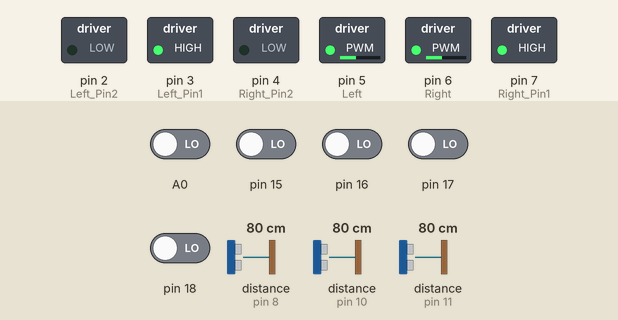
The sketch below on a simulated Arduino Uno, built with avr-gcc and run on an emulated ATmega328P. Shown: switched loads named in the sketch (green lamp = pin HIGH). Inputs (shaded band) come from the test bench; at power-on: A0, pin 15–18 LOW, distance to the obstacle (sensors on pin 8, pin 11, pin 10) 80 cm.

Above: at 1.2 s.
1.3 s: distance to the obstacle (sensor on pin 8) set to 45 cm
2.8 s: distance to the obstacle (sensor on pin 8) set to 38 cm
At 4.1 s:
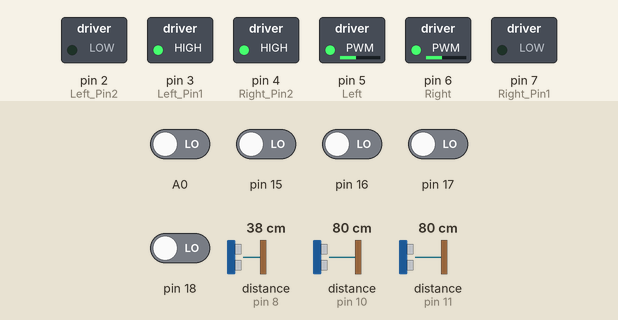
4.4 s: distance to the obstacle (sensor on pin 11) set to 43 cm
5.9 s: distance to the obstacle (sensor on pin 11) set to 38 cm
At 6.5 s:
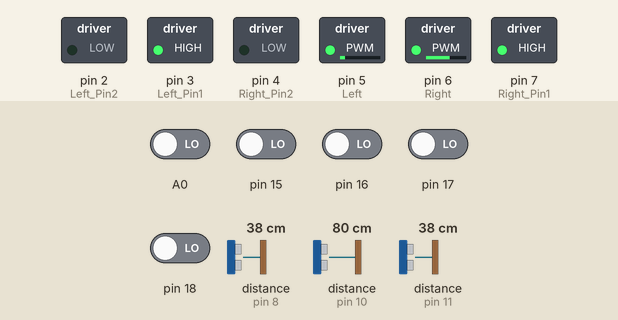
7.7 s: pin 17 driven HIGH
At 8.4 s:
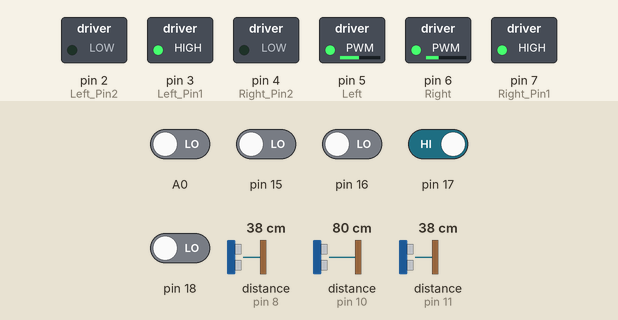
9.5 s: distance to the obstacle (sensor on pin 10) set to 142 cm
11.0 s: distance to the obstacle (sensor on pin 10) set to 151 cm
At 12.4 s:
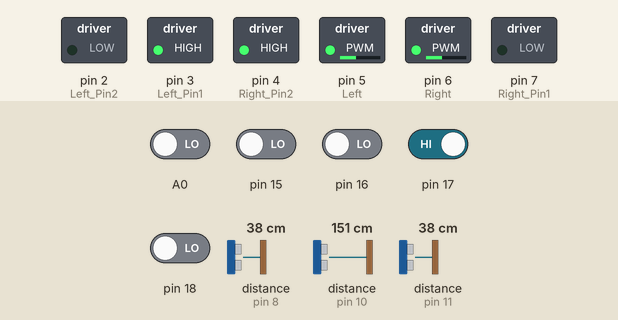
Timing chart, 0 to 13.5 s (numbered marks = the images above; inputs shaded):
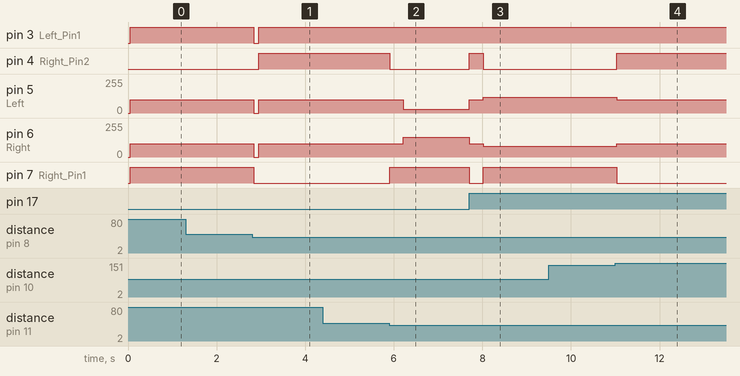

The sketch:

VLF_Competition.ino
```cpp
#include <NewPing.h>
#define  Left_Pin1  3
#define  Left_Pin2  2
#define  Right_Pin1  7
#define  Right_Pin2  4

#define Left 5
#define Right 6

#define MAX_DISTANCE 250
float R_Sonar_Distance = 0.0;
float R_Sonar_Distance_old = 0.0;
float R_Sonar_Error = 0.0;
float L_Sonar_Distance = 0.0;
float L_Sonar_Distance_old = 0.0;
float L_Sonar_Error = 0.0;
float F_Sonar_Distance = 0.0;
float F_Sonar_Distance_old = 0.0;
float F_Sonar_Error = 0.0;

//NewPing을 이용하여 Sonar값 구하기, 저장하기///////////////////////////////////////////////////////////////

NewPing sonar[3] =
{
  NewPing (8, 8, MAX_DISTANCE),
  NewPing (10, 10, MAX_DISTANCE),
  NewPing (11, 11, MAX_DISTANCE),

};

void read_sonar_sensor(){

 F_Sonar_Distance = sonar[0].ping_cm() * 10;
 R_Sonar_Distance = sonar[1].ping_cm() * 10;
 L_Sonar_Distance = sonar[2].ping_cm() * 10;

 if(F_Sonar_Distance == 0) F_Sonar_Distance = MAX_DISTANCE *10.0;
 if(R_Sonar_Distance == 0) R_Sonar_Distance = MAX_DISTANCE *10.0;
 if(L_Sonar_Distance == 0) L_Sonar_Distance = MAX_DISTANCE *10.0;

 /*
 Serial.print("F_Sonar_Distance :");
 Serial.print(F_Sonar_Distance);
 Serial.print(" ");

 Serial.print("R_Sonar_Distance :");
 Serial.print(R_Sonar_Distance);
 Serial.print(" ");

 Serial.print("L_Sonar_Distance :");
 Serial.print(L_Sonar_Distance);
 Serial.print("\n");
 */

}

void update_sonar_old(void){ //초음파 센서의 옛날값 저장
    R_Sonar_Distance_old = R_Sonar_Distance;
    L_Sonar_Distance_old = L_Sonar_Distance;
    F_Sonar_Distance_old = F_Sonar_Distance;
  }

void update_sonar_error(void){ //초음파 센서의 옛날값과 현재값의 차이 저장
    R_Sonar_Error = R_Sonar_Distance - R_Sonar_Distance_old;
    L_Sonar_Error = L_Sonar_Distance - L_Sonar_Distance_old;
    F_Sonar_Error = F_Sonar_Distance - F_Sonar_Distance_old;
  }

//모터 설정 1:전진, 2:후진, 3:우회전, 4:자회전, 5:정지///////////////////////////////////////////////////////
void motor_control(int direction, int L_spd, int R_spd){
  switch(direction){
    case 1: digitalWrite(Left_Pin1, HIGH);
            digitalWrite(Left_Pin2, LOW);
            digitalWrite(Right_Pin1, HIGH);
            digitalWrite(Right_Pin2, LOW);
            analogWrite(Left, L_spd);
            analogWrite(Right, R_spd);
            break;

    case 2: digitalWrite(Left_Pin1, LOW);
            digitalWrite(Left_Pin2, HIGH);
            digitalWrite(Right_Pin1, LOW);
            digitalWrite(Right_Pin2, HIGH);
            analogWrite(Left, L_spd);
            analogWrite(Right, R_spd);
            break;

    case 3: digitalWrite(Left_Pin1, HIGH);
            digitalWrite(Left_Pin2, LOW);
            digitalWrite(Right_Pin2, HIGH);
            digitalWrite(Right_Pin1, LOW);
            analogWrite(Left, L_spd);
            analogWrite(Right, R_spd);
            break;

    case 4: digitalWrite(Left_Pin2, HIGH);
            digitalWrite(Left_Pin1, LOW);
            digitalWrite(Right_Pin1, HIGH);
            digitalWrite(Right_Pin2, LOW);
            analogWrite(Left, L_spd);
            analogWrite(Right, R_spd);
            break;

    case 5: digitalWrite(Left_Pin1, LOW);
            digitalWrite(Left_Pin2, LOW);
            digitalWrite(Right_Pin1, LOW);
            digitalWrite(Right_Pin2, LOW);
            analogWrite(Left, L_spd);
            analogWrite(Right, R_spd);
            break;
  }
}

//Line 읽기 설정////////////////////////////////////////////////////////////////////////////////////////

int line_sensor[5]={0,0,0,0,0};

int read_line_sensor(){

  int line_index;
  int i;
  int sum = 0;

  for(i=0;i<5;i++){
    line_sensor[i]=(digitalRead(A0+i));
    sum += line_sensor[i];
    //Serial.print(line_sensor[i]);
    //Serial.print("  ");
    }

  //Serial.println("");
  if(sum==5) line_index = -10;
  if(sum==1){
    if(line_sensor[0]==1) line_index = -4;
    if(line_sensor[1]==1) line_index = -2;
    if(line_sensor[2]==1) line_index = 0;
    if(line_sensor[3]==1) line_index = 2;
    if(line_sensor[4]==1) line_index = 4;
    }
  if(sum==2){
    if(line_sensor[0]==1 && line_sensor[1]==1) line_index = -3;
    if(line_sensor[1]==1 && line_sensor[2]==1) line_index = -1;
    if(line_sensor[2]==1 && line_sensor[3]==1) line_index = 1;
    if(line_sensor[3]==1 && line_sensor[4]==1) line_index = 3;
    }
  if(sum==0){
    line_index = 0;
    }

  //Serial.print(line_index);
  //Serial.println("");

  return line_index;

}
int index;

int line_following(){

  index = read_line_sensor();
  read_sonar_sensor();

  switch(index){
    case -4 :  motor_control(1,9,255); break;
    case -3 :  motor_control(1,10,205); break;
    case -2 :  motor_control(1,11,155); break;
    case -1 :  motor_control(1,11,105); break;
    case 0 :  motor_control(1,100,100); break;
    case 1 :  motor_control(1,105,11); break;
    case 2 :  motor_control(1,155,11); break;
    case 3 :  motor_control(1,205,10); break;
    case 4 :  motor_control(1,255,9); break;
    case -10 :  motor_control(5,0,0); break;
    }
}

//100mm앞에서 stop////////////////////////////////////////////////////////////////////////////////////////

void stop_at_hundredmm(){

  if(F_Sonar_Distance <= 300){

    motor_control(5,0,0);

  }else{
    line_following();
   }
}

///turn_right_90//////////////////////////////////////////////////////////////////////////////////////
int a=0;
int mission_flag = 0;
void turn_right_90(void){

  int min_Distance = 0;

  if(F_Sonar_Distance <= 650){ //700 + 650 +640

    min_Distance = F_Sonar_Distance;
    motor_control(3,100,100);
    delay(600);  //0.5초

    while(1){

      read_sonar_sensor();
      motor_control(3,100,100);

      if(L_Sonar_Distance <= min_Distance-50)  //+5  30  40// -60
      {  motor_control(3,100,100);
         delay(80+a);
        mission_flag++;
        break;
      }
    }
  }
}
///wall_fillowing1////////////////////////////////////////////////////////////////////////////////////

void wall_fillowing(){
    motor_control(1,100+(L_Sonar_Error*3)*1.5,(80-(L_Sonar_Error*3))*1.5);
    delay(5);
    update_sonar_old();
    }

///mode_obstacle////////////////////////////////////////////////////////////////////////////////////

int mode_obstacle(){
if(F_Sonar_Distance <= 400){
      motor_control(5,0,0);
      delay(100);
      while(1){
        read_sonar_sensor();
        motor_control(3,100,100);////////////////////////////////
        if(L_Sonar_Distance<=400){
          break;
          }
        }
      motor_control(1,100,100); ////수정
      delay(300);  //1000
      while(1){
        index = read_line_sensor();
        motor_control(1,30,150); ////수정 ////////////////////////////////////////////////////////////////
        if(index !=0){
           while(1){
             index = read_line_sensor();
             motor_control(1,100,100);
              if(index>0){
                motor_control(3,100,100);////////////////////////////////
                delay(300);
                break;
                }
              }
            break;
            }
          }
        }
}

///////////////////////////////////////////////////////////////////////////////////////////////////////////////////
//////////////////////////////////////////////////////////////////////////////////////////////////////////////////

void setup() {
  pinMode(Left_Pin1, OUTPUT);
  pinMode(Left_Pin2, OUTPUT);
  pinMode(Right_Pin1, OUTPUT);
  pinMode(Right_Pin2, OUTPUT);
  Serial.begin(115200);
}

void loop() {
  read_sonar_sensor();
  update_sonar_error();

   if(mission_flag == 0)
  {
    read_sonar_sensor();
    read_line_sensor();

    line_following();

    mode_obstacle();
    //stop_at_hundredmm();
    read_sonar_sensor();

    ///////////////////////////motor_control(1,120,120);

     if(L_Sonar_Distance+R_Sonar_Distance<=1200)
      {
        mission_flag = 1;
      }

  }


  if(mission_flag == 1)
  {

    read_sonar_sensor();
    update_sonar_error();
    motor_control(1,120,120);
    index = read_line_sensor();

    //wall_fillowing();
    /*if(index != 0){
      mission_flag = 2;
      }*/

   if(R_Sonar_Distance >= 1500)
   {
       wall_fillowing();
       turn_right_90();

      //한쪽 벽만 따라가는 것
   }
   else
   {
      if(L_Sonar_Distance > R_Sonar_Distance)
      {
        motor_control(1,80,120); //좌측으로 붙기
      }
      else if(L_Sonar_Distance < R_Sonar_Distance && L_Sonar_Distance!=0 &&  R_Sonar_Distance !=0)
      {
        motor_control(1,120,80); //우측으로 붙기
      }
      else if(L_Sonar_Distance == R_Sonar_Distance)
      {
        //line_following();
        motor_control(1,120,120);

      }

    }

  }
  if(mission_flag == 2)
  {
    a = 10;
    read_sonar_sensor();
    update_sonar_error();
    motor_control(1,120,120);
    index = read_line_sensor();

    //wall_fillowing();
    /*if(index != 0){
      mission_flag = 2;
      }*/

   if(R_Sonar_Distance >= 1500)
   {
       wall_fillowing();
       turn_right_90();

      //한쪽 벽만 따라가는 것
   }
   else
   {
      if(L_Sonar_Distance > R_Sonar_Distance)
      {
        motor_control(1,80,120); //좌측으로 붙기
      }
      else if(L_Sonar_Distance < R_Sonar_Distance && L_Sonar_Distance!=0 &&  R_Sonar_Distance !=0)
      {
        motor_control(1,120,80); //우측으로 붙기
      }
      else if(L_Sonar_Distance == R_Sonar_Distance)
      {
        //line_following();
        motor_control(1,120,120);

      }

    }

  }

  if(mission_flag == 3)
  {

    read_sonar_sensor();
    update_sonar_error();
    motor_control(1,120,120);
    index = read_line_sensor();

    //wall_fillowing();
    if(index != 0){
      mission_flag = 4;
      }

   if(R_Sonar_Distance >= 1500)
   {
       wall_fillowing();
       //turn_right_90();

      //한쪽 벽만 따라가는 것
   }
   else
   {
      if(L_Sonar_Distance > R_Sonar_Distance)
      {
        motor_control(1,80,120); //좌측으로 붙기
      }
      else if(L_Sonar_Distance < R_Sonar_Distance && L_Sonar_Distance!=0 &&  R_Sonar_Distance !=0)
      {
        motor_control(1,120,80); //우측으로 붙기
      }
      else if(L_Sonar_Distance == R_Sonar_Distance)
      {
        //line_following();
        motor_control(1,120,120);

      }

    }

  }

  if(mission_flag == 4){

    line_following();

    }

}
```

Measured:
- the behaviour switches between 41 and 40 cm on distance to the obstacle (sensor on pin 8) (found by bisection; images 0 and 1)
- the behaviour switches between 41 and 40 cm on distance to the obstacle (sensor on pin 11) (found by bisection; images 1 and 2)
- the behaviour switches between 146 and 147 cm on distance to the obstacle (sensor on pin 10) (found by bisection; images 3 and 4)
- after the input at 1.3 s, every drawn part: stays the same
- after the input at 2.8 s, pin 3 (Left_Pin1): HIGH → LOW at once, → HIGH 0.11 s later; pin 4 (Right_Pin2): LOW → HIGH after 0.15 s; pin 5 (Left), pin 6 (Right): 100/255 → 0/255 at once, → 100/255 0.11 s later; pin 7 (Right_Pin1): HIGH → LOW at once
- after the input at 4.4 s, every drawn part: stays the same
- after the input at 5.9 s, pin 4 (Right_Pin2): HIGH → LOW at once; pin 5 (Left): 100/255 → 30/255 after 0.31 s; pin 6 (Right): 100/255 → 150/255 after 0.31 s; pin 7 (Right_Pin1): LOW → HIGH at once
- after the input at 7.7 s, pin 4 (Right_Pin2): LOW → HIGH at once, → LOW 0.32 s later; pin 5 (Left): 30/255 → 100/255 at once, → 120/255 0.32 s later; pin 6 (Right): 150/255 → 100/255 at once, → 80/255 0.32 s later; pin 7 (Right_Pin1): HIGH → LOW at once, → HIGH 0.32 s later
- after the input at 11.0 s, pin 4 (Right_Pin2): LOW → HIGH at once; pin 5 (Left): 120/255 → 100/255 at once; pin 6 (Right): 80/255 → 100/255 at once; pin 7 (Right_Pin1): HIGH → LOW at once
